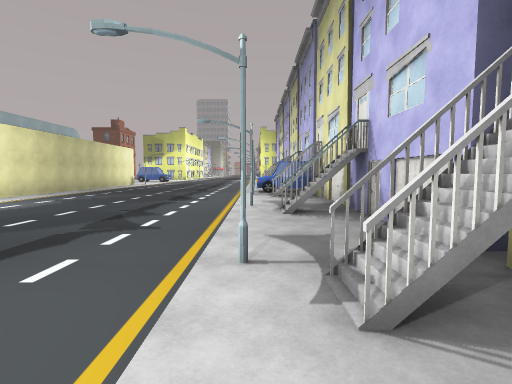
[1] (above)

19 first-person views from a walk through a 3-D level made in the Unity game engine. The camera is 1.5 m above the floor, tilts 4° down and sees 85° across. The floor is counted in squares, 2 m on a side. Each view is taken from the middle of a square. On the plan, view 1 faces up. The plan holds only what a view shows up to about 10 squares ahead; the rest is blank. The place goes on beyond the plan. The player is left out. Some animated figures are not drawn. Some surface patterns are stand-ins.

[2]
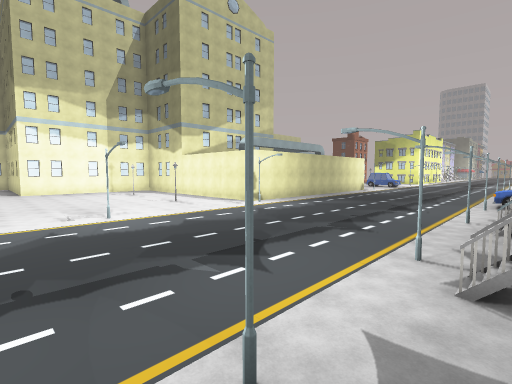

[3]
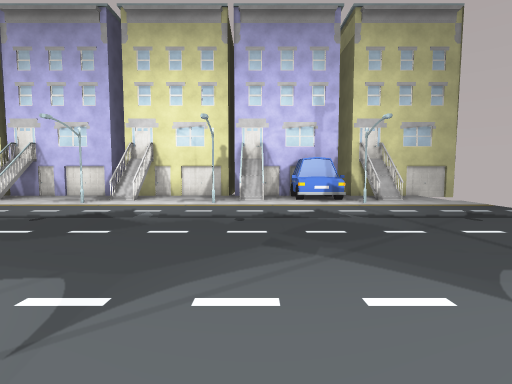

[4]
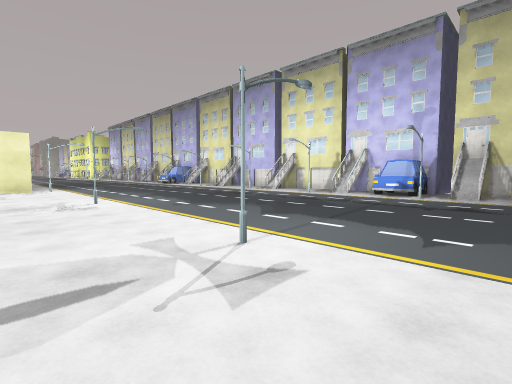

[5]
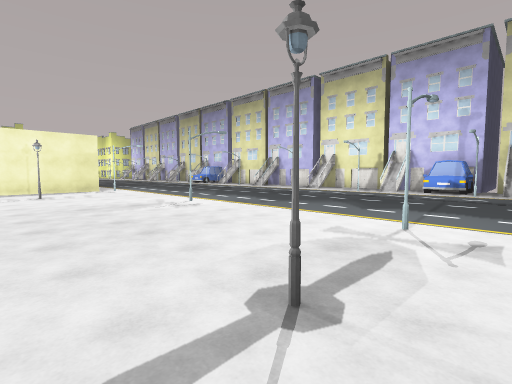

[6]
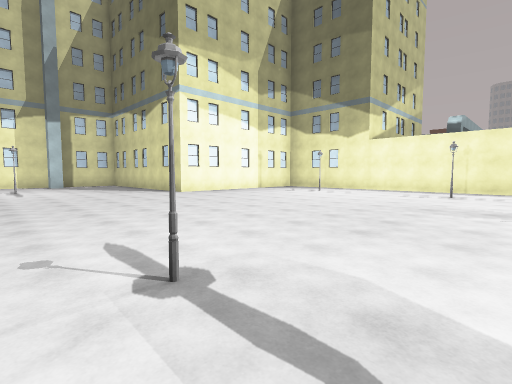

[7]
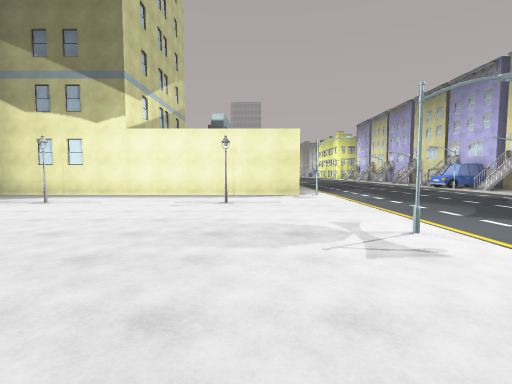

[8]
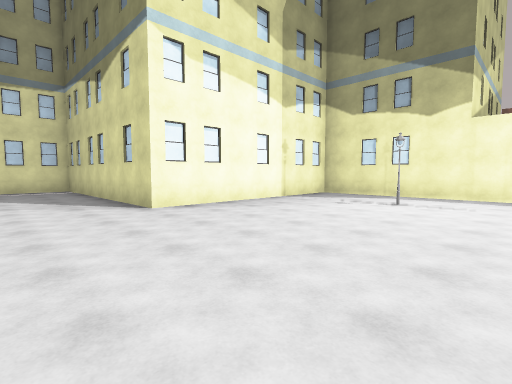

[9]
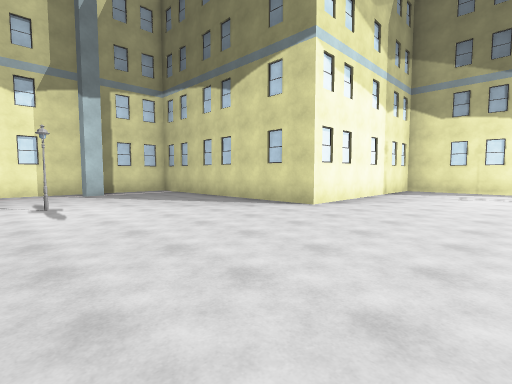

[10]
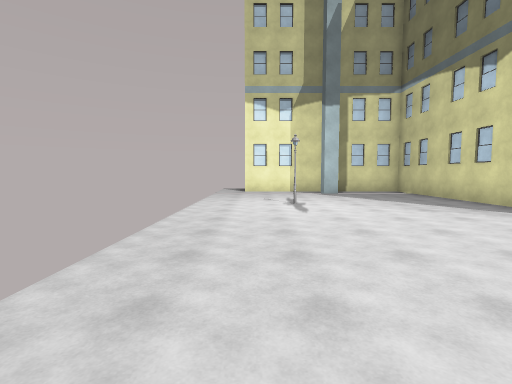

[11]
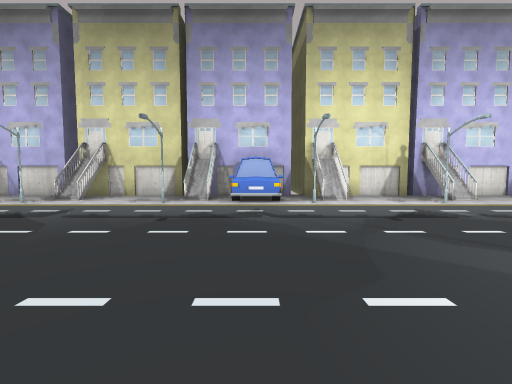

[12]
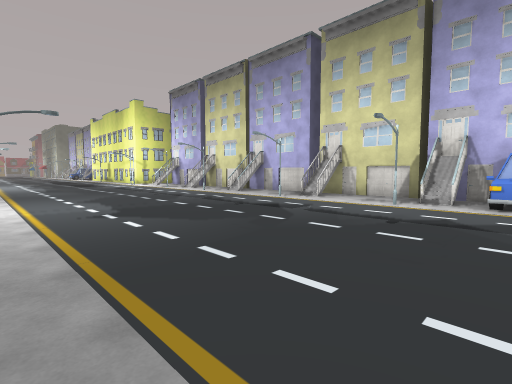

[13]
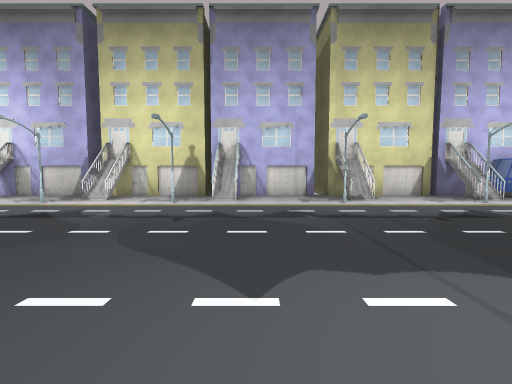

[14]
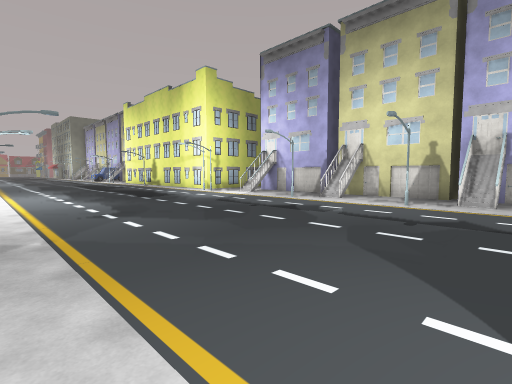

[15]
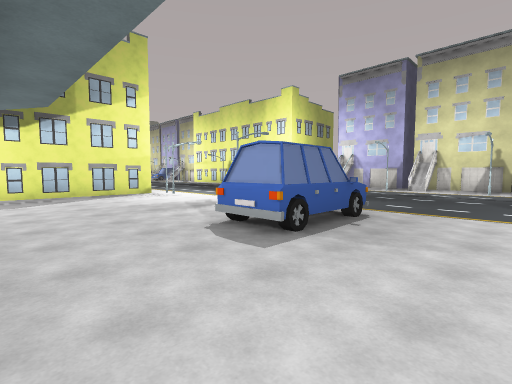

[16]
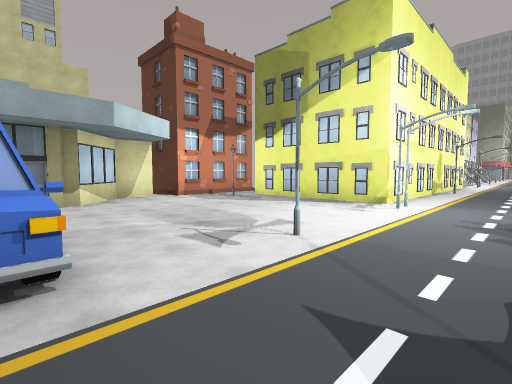

[17]
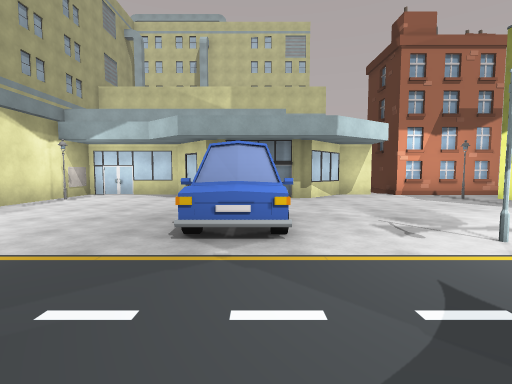

[18]
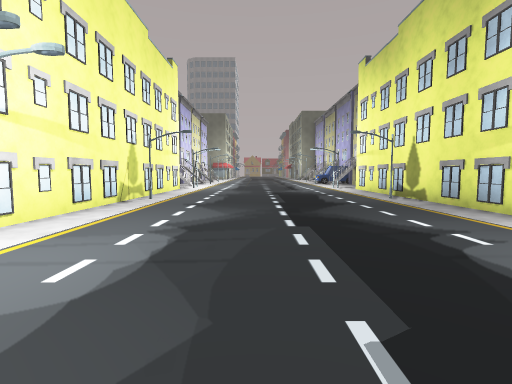

[19]
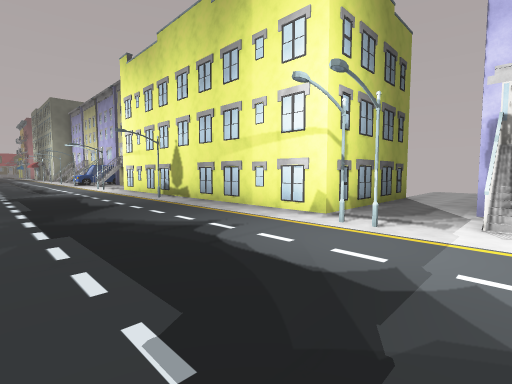

### Floor plan
Key: @ floor where view 1 was taken; # wall or solid block; x gap in a wall; . floor; / step, stairs or slope; = window, fence, low wall or low ledge; L lamp; C car; S streetlight; B building; O other object.
Columns run from 24 left of view 1 to 7 right of it. Each row starts with its distance up from view 1.
 39                      ..
 38                      ...
 37                 B........#
 36                 B........#
 35                 BL......L#
 34                 B........#
 33                 B........#
 32                 B........#
 31           #.    B........#
 30           #.BBBBBL.......##BBB
 29           #.O....L......L.......
 28           #.....................
 27           #............../#
 26           #......L........#
 25           ##..............#
 24            #............L.#
 23             ...CCC.......##
 22             ...CC.........#
 21           ##............L.#
 20           #............../#
 19           #...............#
 18           #.O... L........##
 17           #####  .......L..#
 16                  ......../##
 15                  .........#
 14                  .........#
 13                  .......Lx#
 12                  .........#
 11                  .......CCC
 10                 #.......LC#
  9                 #......../##
  8                 #.........#
  7       ###########.........#
  6       #.........#O......L.#
  5       #..................##
  4       #...S...S...........#
  3       #...................#
  2       #.................Lx#
  1       #...................#
  0 #######..........L......@.#
 -1  .......................L.#
 -2  ......................../#
 -3 #........................C#
 -4 #........................C#
 -5  ..S..........S..L......L=#
 -6  ........................##
 -7  .........     ...........#
 -8                           #

Positions as (right, up) in squares from view 1, and headings:
1: (0, 0), facing up
2: (1, -2), facing up-left
3: (-7, -2), facing right
4: (-9, -7), facing up-right
5: (-11, -6), facing up-right
6: (-8, -6), facing up-left
7: (-9, -3), facing up
8: (-12, -3), facing up-left
9: (-14, -6), facing up-left
10: (-14, -6), facing left
11: (-7, 11), facing right
12: (-7, 11), facing up-right
13: (-7, 19), facing right
14: (-7, 19), facing up-right
15: (-12, 20), facing up-right
16: (-5, 23), facing up-left
17: (-4, 23), facing left
18: (-4, 27), facing up
19: (-4, 27), facing up-right
